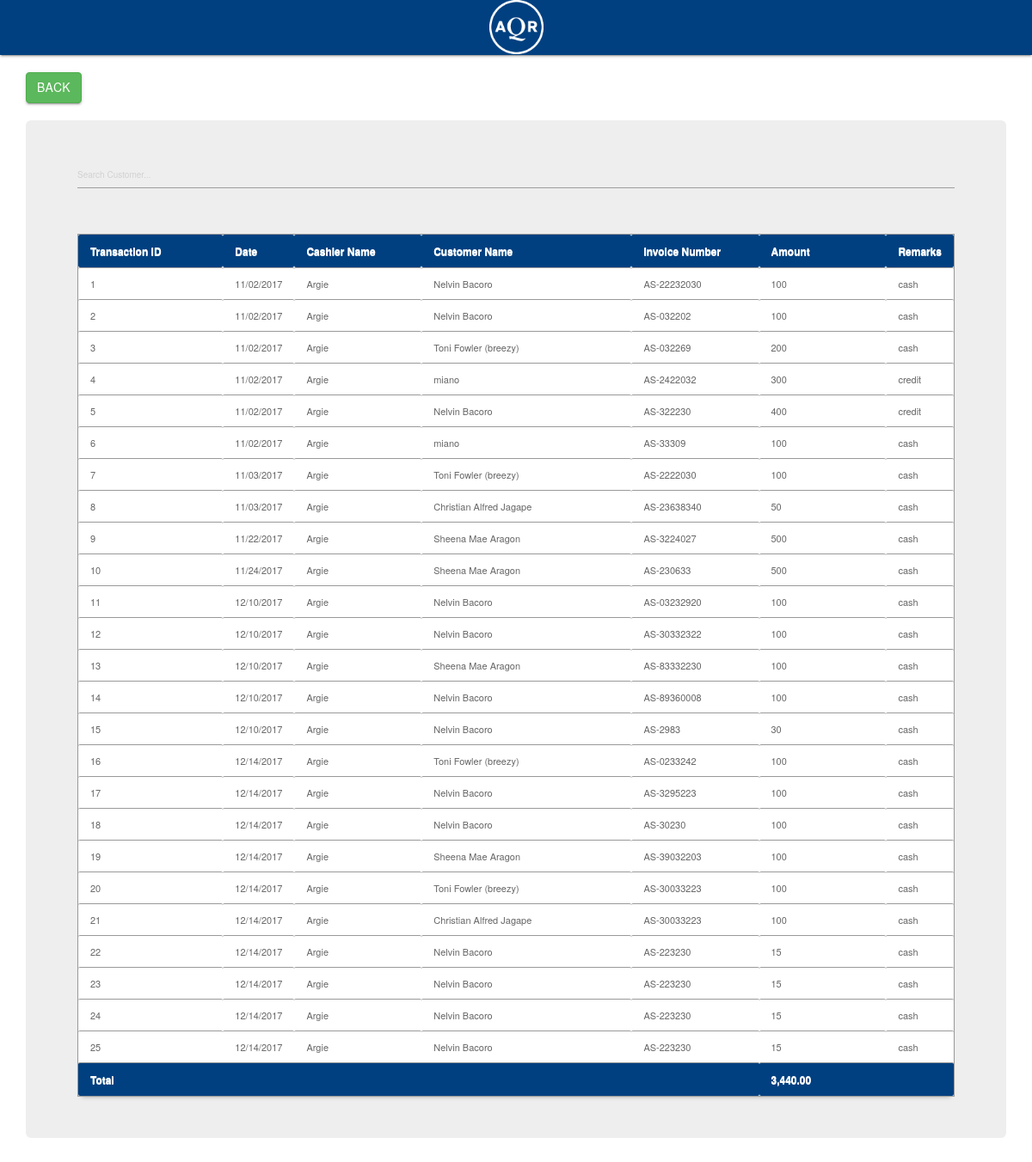
The page /main/cashierreport.php on the database its author committed.
### tables this page shows
CREATE TABLE `sales` (
  `transaction_id` int(11) NOT NULL AUTO_INCREMENT,
  `invoice_number` varchar(100) NOT NULL,
  `cashier` varchar(100) NOT NULL,
  `date` varchar(100) NOT NULL,
  `type` varchar(100) NOT NULL,
  `amount` varchar(100) NOT NULL,
  `due_date` varchar(100) NOT NULL,
  `name` varchar(100) NOT NULL,
  `balance` varchar(100) DEFAULT NULL,
  PRIMARY KEY (`transaction_id`)
);

### main/cashierreport.php (the view, shortened to what this page needs)
<html>
<head>
	<link rel="stylesheet" href="../css/materialize.min.css">
<link rel="stylesheet" href="../css/bootstrap.min.css">
<link href="../style01.css" media="screen" rel="stylesheet" type="text/css" />
<link href="src/facebox.css" media="screen" rel="stylesheet" type="text/css" />
</head>
<body>
<nav>
<div class="nav-wrapper">
<center>
<a rel="facebox" href="select.php"><img src="logo.png" style="width:63px; height:63px" /></a>
</center>
</div>
</nav>
<br>
<div class="container">
<a class="btn btn-success btn-xs-2x" href="index.php" style="float: none;">Back</a>
<br>
<br>
<div class="jumbotron">
<input type="text" name="filter" value="" id="filter" placeholder="Search Customer..." autocomplete="off" /><br><br>
<table id="resultTable" data-responsive="table">
	<thead>
		<tr>
			<th width="17%"> Transaction ID </th>
			<th width="8%"> Date </th>
			<th width="15%"> Cashier Name </th>
			<th width="25%"> Customer Name </th>
			<th width="15%"> Invoice Number </th>
			<th width="15%"> Amount </th>
			<th width="10%"> Remarks </th>
		</tr>
	</thead>
	<tbody>
			<?php
				include('../connect.php');
				$result = $db->prepare("SELECT * FROM sales where cashier!='admin'");
				$result->execute();
				for($i=0; $row = $result->fetch(); $i++){
			?>
			<tr class="record">
			<td><?php echo $row['transaction_id']; ?></td>
			<td><?php echo $row['date']; ?></td>
			<td><?php echo $row['cashier']; ?></td>
			<td><?php echo $row['name']; ?></td>
			<td><?php echo $row['invoice_number']; ?></td>
			<td><?php echo $row['amount']; ?></td>
			<td><?php echo $row['type']; ?></td>
			<?php
				}
			?>
	</tbody>
	<thead>
		<tr>
			<th colspan="5" style="border-top:1px solid #999999"> Total </th>
			<th colspan="5" style="border-top:1px solid #999999">
			<?php
				function formatMoney($number, $fractional=false) {
					if ($fractional) {
						$number = sprintf('%.2f', $number);
					}
					while (true) {
						$replaced = preg_replace('/(-?\d+)(\d\d\d)/', '$1,$2', $number);
						if ($replaced != $number) {
							$number = $replaced;
						} else {
							break;
						}
					}
					return $number;
				}
				$results = $db->prepare("SELECT sum(amount) FROM sales WHERE cashier!='admin'");
				$results->bindParam(':userid', $tftft);
				$results->execute();
				for($i=0; $rows = $results->fetch(); $i++){
				$dsdsd=$rows['sum(amount)'];
				echo formatMoney($dsdsd, true);
				}
				?>
			</th>
			</tr>
			</thead>
</table>
</div>
</div>
</body>
</html>

### style01.css (style rules this page uses)
#resultTable { border-collapse: separate; background-color: #FFFFFF; border-spacing: 0; max-width: auto; }
#resultTable { color: #666666; text-shadow: 0 1px 0 #FFFFFF; width: 100%; border: 1px solid #999999; box-shadow: 0 5px 5px -5px rgba(0, 0, 0, 0.3); margin-top: 13px; }
#resultTable thead tr th { background: none repeat scroll 0 0 #004080; color: white; padding: 10px 14px; text-align: left; border-top: 0 none; font-size: 12px; }
#resultTable tbody tr td { background-color: #FFFFFF; font-size: 11px; text-align: left; padding: 10px 14px; border-top: 1px solid #999999; }

### main/cashierreport.php (style rules this page uses)
body { background:url(body5.png); }
.nav-wrapper { background-color: #004080; color: white; }

### rows shown on the page
sales: transaction_id "1", date "11/02/2017", cashier "Argie", name "Nelvin Bacoro", invoice_number "AS-22232030", amount "100", type "cash"
sales: transaction_id "2", date "11/02/2017", cashier "Argie", name "Nelvin Bacoro", invoice_number "AS-032202", amount "100", type "cash"
sales: transaction_id "3", date "11/02/2017", cashier "Argie", name "Toni Fowler (breezy)", invoice_number "AS-032269", amount "200", type "cash"
sales: transaction_id "4", date "11/02/2017", cashier "Argie", name "miano", invoice_number "AS-2422032", amount "300", type "credit"
sales: transaction_id "5", date "11/02/2017", cashier "Argie", name "Nelvin Bacoro", invoice_number "AS-322230", amount "400", type "credit"
sales: transaction_id "6", date "11/02/2017", cashier "Argie", name "miano", invoice_number "AS-33309", amount "100", type "cash"
sales: transaction_id "7", date "11/03/2017", cashier "Argie", name "Toni Fowler (breezy)", invoice_number "AS-2222030", amount "100", type "cash"
sales: transaction_id "8", date "11/03/2017", cashier "Argie", name "Christian Alfred Jagape", invoice_number "AS-23638340", amount "50", type "cash"
sales: transaction_id "9", date "11/22/2017", cashier "Argie", name "Sheena Mae Aragon", invoice_number "AS-3224027", amount "500", type "cash"
sales: transaction_id "10", date "11/24/2017", cashier "Argie", name "Sheena Mae Aragon", invoice_number "AS-230633", amount "500", type "cash"
sales: transaction_id "11", date "12/10/2017", cashier "Argie", name "Nelvin Bacoro", invoice_number "AS-03232920", amount "100", type "cash"
sales: transaction_id "12", date "12/10/2017", cashier "Argie", name "Nelvin Bacoro", invoice_number "AS-30332322", amount "100", type "cash"
sales: transaction_id "13", date "12/10/2017", cashier "Argie", name "Sheena Mae Aragon", invoice_number "AS-83332230", amount "100", type "cash"
sales: transaction_id "14", date "12/10/2017", cashier "Argie", name "Nelvin Bacoro", invoice_number "AS-89360008", amount "100", type "cash"
sales: transaction_id "15", date "12/10/2017", cashier "Argie", name "Nelvin Bacoro", invoice_number "AS-2983", amount "30", type "cash"
sales: transaction_id "16", date "12/14/2017", cashier "Argie", name "Toni Fowler (breezy)", invoice_number "AS-0233242", amount "100", type "cash"
sales: transaction_id "17", date "12/14/2017", cashier "Argie", name "Nelvin Bacoro", invoice_number "AS-3295223", amount "100", type "cash"
sales: transaction_id "18", date "12/14/2017", cashier "Argie", name "Nelvin Bacoro", invoice_number "AS-30230", amount "100", type "cash"
sales: transaction_id "19", date "12/14/2017", cashier "Argie", name "Sheena Mae Aragon", invoice_number "AS-39032203", amount "100", type "cash"
sales: transaction_id "20", date "12/14/2017", cashier "Argie", name "Toni Fowler (breezy)", invoice_number "AS-30033223", amount "100", type "cash"
sales: transaction_id "21", date "12/14/2017", cashier "Argie", name "Christian Alfred Jagape", invoice_number "AS-30033223", amount "100", type "cash"
sales: transaction_id "22", date "12/14/2017", cashier "Argie", name "Nelvin Bacoro", invoice_number "AS-223230", amount "15", type "cash"
sales: transaction_id "23", date "12/14/2017", cashier "Argie", name "Nelvin Bacoro", invoice_number "AS-223230", amount "15", type "cash"
sales: transaction_id "24", date "12/14/2017", cashier "Argie", name "Nelvin Bacoro", invoice_number "AS-223230", amount "15", type "cash"
sales: transaction_id "25", date "12/14/2017", cashier "Argie", name "Nelvin Bacoro", invoice_number "AS-223230", amount "15", type "cash"

### other values the page prints
formatMoney($dsdsd, true) "3,440.00"
